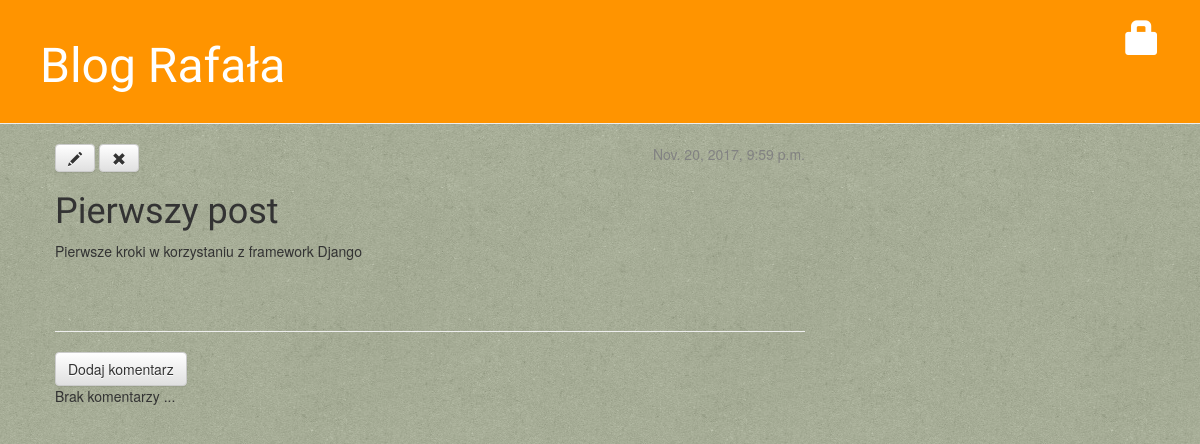
/post/1/, run on an earlier commit of the app's database.
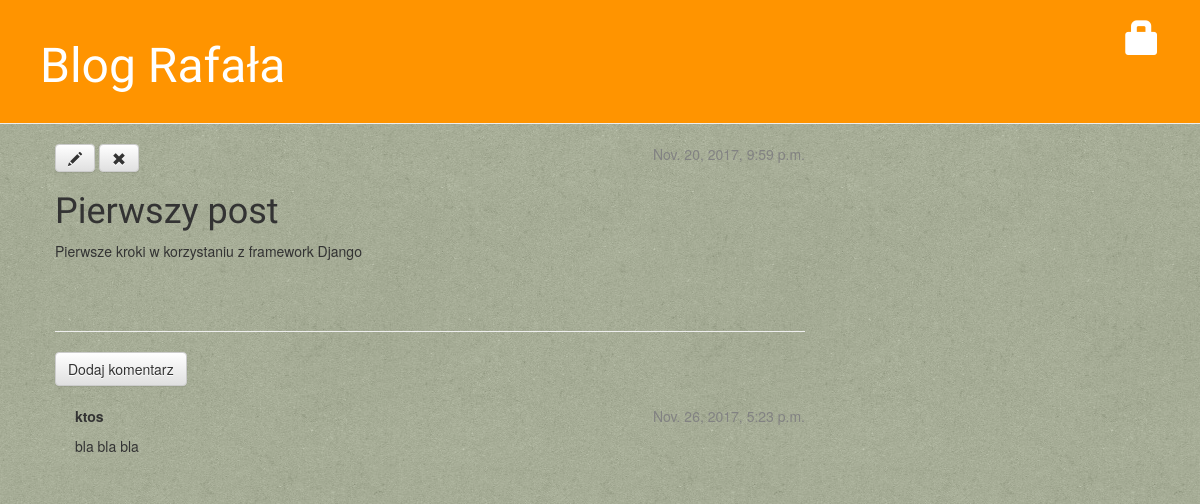
And on a later commit of the database.
### blog/models.py (models this page shows, shortened)
class Comment(models.Model):
    post = models.ForeignKey('blog.Post', related_name='comments')
    author=models.CharField(max_length=200)
    text=models.TextField()
    created_date=models.DateTimeField(default=timezone.now)
    approved_comment=models.BooleanField(default=False)

### blog/views.py (the view)
# urls.py: url(r'^post/(?P<pk>[0-9]+)/$', views.post_detail, name='post_detail'),
def post_detail(request, pk):
    post = get_object_or_404(Post, pk=pk)
    return render(request, 'blog/post_detail.html', {'post': post})

### blog/templates/blog/post_detail.html (shortened to what this page needs)
{% extends 'blog/base.html' %}
{% block content %}
    <div class="post">
        {% if post.published_date %}
            <div class="date">
                {{ post.published_date }}
            </div>
        {% else %}
            <a class="btn btn-default" href="{% url 'post_publish' pk=post.pk %}">Publish</a>
        {% endif %}
        <a class="btn btn-default" href="{% url 'post_edit' pk=post.pk %}"><span class="glyphicon glyphicon-pencil"></span></a>
        <a class="btn btn-default" href="{% url 'post_remove' pk=post.pk %}"><span class="glyphicon glyphicon-remove"></span></a>
        <h1>{{ post.title }}</h1>
        <p>{{ post.text|linebreaksbr}}</p>
    </div>
    <hr>
    <a class="btn btn-default" href="{% url 'add_comment_to_post' pk=post.pk %}">Dodaj komentarz</a>
    {% for comment in post.comments.all %}
        {% if user.is_authenticated or comment.approved_comment %}
        <div class="comment">
            <div class="date">
                {{ comment.created_date}}
            </div>
            <strong>{{ comment.author }}</strong>
            <p>{{ comment.text|linebreaks}}</p>
        </div>
        {% endif %}
    {% empty %}
        <p>Brak komentarzy ...</p>
    {% endfor %}
{% endblock %}

What changed in the data, as far as the page shows it:
added Comment: created_date "Nov. 26, 2017, 5:23 p.m.", author "ktos", text "bla bla bla"
Also different on the page:
text no longer shown: "Brak komentarzy ..."
